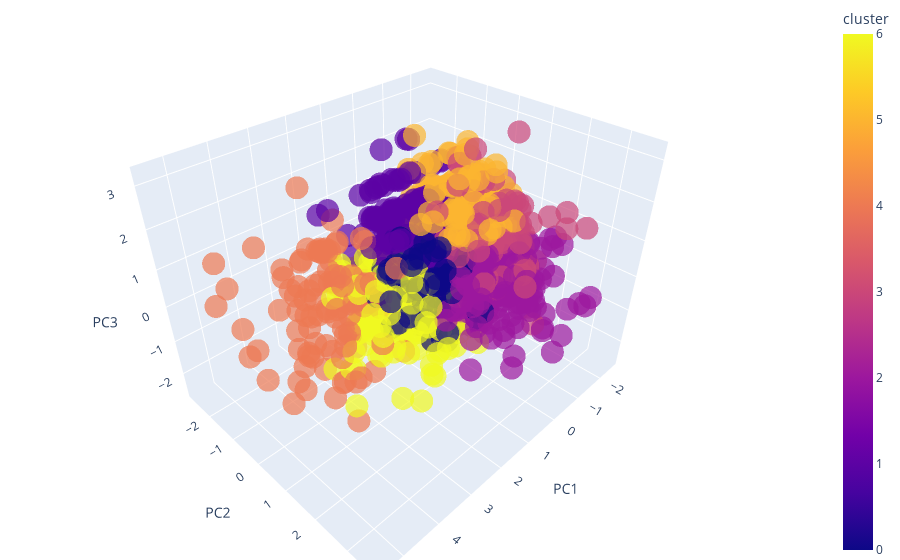

Notebook code for this chart:
### Markdown cell above
## Using PCA for better visualization of data with clusters of 7

### Code cell
reduced_scaled
# PCA Analysis on reduced_scaled
from sklearn.decomposition import PCA
pca = PCA(n_components=3)
pca.fit(reduced_scaled)
pca_3d = pca.transform(reduced_scaled)
pca_3d = pd.DataFrame(pca_3d,columns=['PC1','PC2','PC3'])

from sklearn.cluster import KMeans

km = KMeans(n_clusters=7, random_state=1)
new = pca_3d._get_numeric_data().dropna(axis=1)
km.fit(pca_3d)
predict=km.predict(pca_3d)

pca_3d['cluster']=predict

# set to offline mode to avoid any error
init_notebook_mode(connected=True)

# 3D Scatter Plot
data = px.scatter_3d(pca_3d, x='PC1', y='PC2', z='PC3', opacity=.7, size_max=15,color='cluster')

data.update_layout(legend=dict(
    yanchor="top",
    y=0.99,
    xanchor="left",
    x=0.01
), margin=dict(l=0, r=0, b=0, t=0))

# embedding into the notebook
iplot({'data': data})

### Figure 1 — Plotly figure (JSON) as saved in the notebook; plotly's stock layout.template omitted (floating-point values rounded to 4 significant figures; data arrays with more than 128 entries replaced by an {"elided": "..."} marker saying what was removed)
{"data": [{"hovertemplate": "PC1=%{x}<br>PC2=%{y}<br>PC3=%{z}<br>cluster=%{marker.color}<extra></extra>", "legendgroup": "", "marker": {"color": {"elided": "1470 int values"}, "coloraxis": "coloraxis", "opacity": 0.7, "symbol": "circle"}, "mode": "markers", "name": "", "scene": "scene", "showlegend": false, "type": "scatter3d", "x": {"elided": "1470 float values"}, "y": {"elided": "1470 float values"}, "z": {"elided": "1470 float values"}}], "layout": {"coloraxis": {"colorbar": {"title": {"text": "cluster"}}, "colorscale": [[0, "#0d0887"], [0.1111, "#46039f"], [0.2222, "#7201a8"], [0.3333, "#9c179e"], [0.4444, "#bd3786"], [0.5556, "#d8576b"], [0.6667, "#ed7953"], [0.7778, "#fb9f3a"], [0.8889, "#fdca26"], [1, "#f0f921"]]}, "legend": {"tracegroupgap": 0, "x": 0.01, "xanchor": "left", "y": 0.99, "yanchor": "top"}, "margin": {"b": 0, "l": 0, "r": 0, "t": 0}, "scene": {"domain": {"x": [0, 1], "y": [0, 1]}, "xaxis": {"title": {"text": "PC1"}}, "yaxis": {"title": {"text": "PC2"}}, "zaxis": {"title": {"text": "PC3"}}}}}
